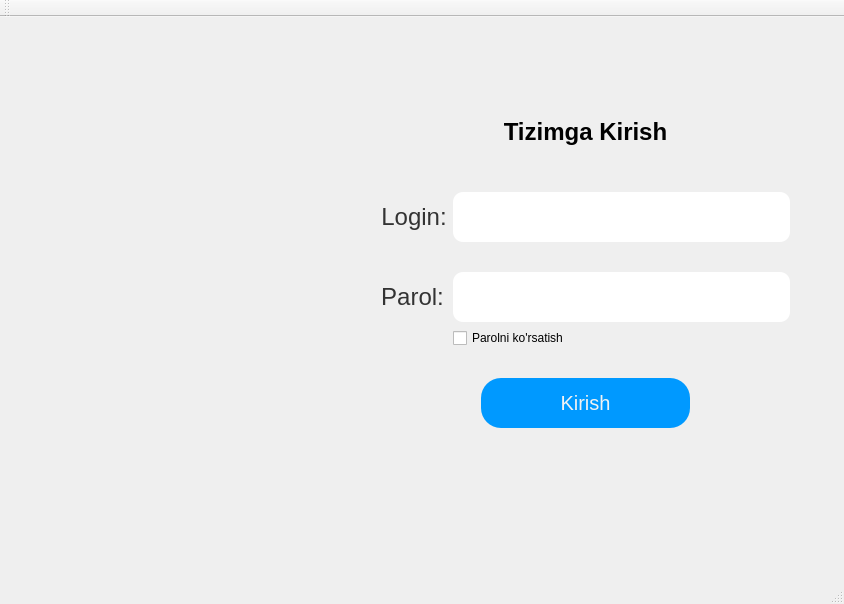
<?xml version="1.0" encoding="UTF-8"?>
<ui version="4.0">
 <class>MainWindow</class>
 <widget class="QMainWindow" name="MainWindow">
  <property name="geometry">
   <rect>
    <x>0</x>
    <y>0</y>
    <width>844</width>
    <height>604</height>
   </rect>
  </property>
  <property name="minimumSize">
   <size>
    <width>844</width>
    <height>604</height>
   </size>
  </property>
  <property name="maximumSize">
   <size>
    <width>844</width>
    <height>604</height>
   </size>
  </property>
  <property name="windowTitle">
   <string>MainWindow</string>
  </property>
  <widget class="QWidget" name="centralWidget">
   <widget class="QLabel" name="label_3">
    <property name="geometry">
     <rect>
      <x>30</x>
      <y>20</y>
      <width>321</width>
      <height>511</height>
     </rect>
    </property>
    <property name="text">
     <string/>
    </property>
    <property name="pixmap">
     <pixmap>../../Desktop/IMG_20210325_185316.jpg</pixmap>
    </property>
    <property name="scaledContents">
     <bool>true</bool>
    </property>
   </widget>
   <widget class="QWidget" name="formLayoutWidget">
    <property name="geometry">
     <rect>
      <x>370</x>
      <y>90</y>
      <width>431</width>
      <height>370</height>
     </rect>
    </property>
    <layout class="QFormLayout" name="formLayout">
     <item row="0" column="0" colspan="2">
      <widget class="QLabel" name="label">
       <property name="styleSheet">
        <string notr="true">  font-size:  24px; 
  font-weight:  600; 
  color:  #000; 
  opacity:  .85; 
margin-bottom:40px;</string>
       </property>
       <property name="text">
        <string>Tizimga Kirish</string>
       </property>
       <property name="scaledContents">
        <bool>false</bool>
       </property>
       <property name="alignment">
        <set>Qt::AlignCenter</set>
       </property>
      </widget>
     </item>
     <item row="1" column="0">
      <widget class="QLabel" name="label_4">
       <property name="styleSheet">
        <string notr="true">color: #333;
font-size: 24px;
    position:  absolute; 
    top: calc(50% - 7px);
    left:  0; 
    opacity:  0; 
    transition:  all .3s ease; </string>
       </property>
       <property name="text">
        <string>Login:</string>
       </property>
       <property name="scaledContents">
        <bool>false</bool>
       </property>
       <property name="alignment">
        <set>Qt::AlignCenter</set>
       </property>
      </widget>
     </item>
     <item row="1" column="1">
      <widget class="QLineEdit" name="lineEdit_2">
       <property name="styleSheet">
        <string notr="true">height:50px;
color: #333;
border-radius: 10px;
font-size:16px;</string>
       </property>
       <property name="text">
        <string/>
       </property>
      </widget>
     </item>
     <item row="2" column="0">
      <widget class="QLabel" name="label_2">
       <property name="styleSheet">
        <string notr="true">color: #333;
font-size: 24px;
margin-top:24px;</string>
       </property>
       <property name="text">
        <string>Parol:</string>
       </property>
       <property name="scaledContents">
        <bool>false</bool>
       </property>
       <property name="alignment">
        <set>Qt::AlignCenter</set>
       </property>
      </widget>
     </item>
     <item row="2" column="1">
      <widget class="QLineEdit" name="lineEdit_3">
       <property name="styleSheet">
        <string notr="true">height:50px;
color: #333;
border-radius: 10px;
font-size:16px;
margin-top:24px;</string>
       </property>
       <property name="inputMethodHints">
        <set>Qt::ImhHiddenText|Qt::ImhNoAutoUppercase|Qt::ImhNoPredictiveText|Qt::ImhSensitiveData</set>
       </property>
       <property name="echoMode">
        <enum>QLineEdit::Password</enum>
       </property>
      </widget>
     </item>
     <item row="4" column="0" colspan="2">
      <widget class="QPushButton" name="pushButton">
       <property name="styleSheet">
        <string notr="true">QPushButton{
height:50px;
border-radius:20px;
background-color:#0099ff;
color:#f1f2f3;
font-size: 20px;
margin-top:24px;
margin-left:100px;
margin-right:100px;
}
QPushButton:hover{
background-color:#333;
}</string>
       </property>
       <property name="text">
        <string>Kirish</string>
       </property>
      </widget>
     </item>
     <item row="3" column="1">
      <widget class="QCheckBox" name="checkBox">
       <property name="text">
        <string>Parolni ko'rsatish</string>
       </property>
      </widget>
     </item>
    </layout>
   </widget>
  </widget>
  <widget class="QMenuBar" name="menuBar">
   <property name="geometry">
    <rect>
     <x>0</x>
     <y>0</y>
     <width>844</width>
     <height>26</height>
    </rect>
   </property>
  </widget>
  <widget class="QToolBar" name="mainToolBar">
   <attribute name="toolBarArea">
    <enum>TopToolBarArea</enum>
   </attribute>
   <attribute name="toolBarBreak">
    <bool>false</bool>
   </attribute>
  </widget>
  <widget class="QStatusBar" name="statusBar"/>
 </widget>
 <layoutdefault spacing="6" margin="11"/>
 <resources/>
 <connections/>
</ui>
